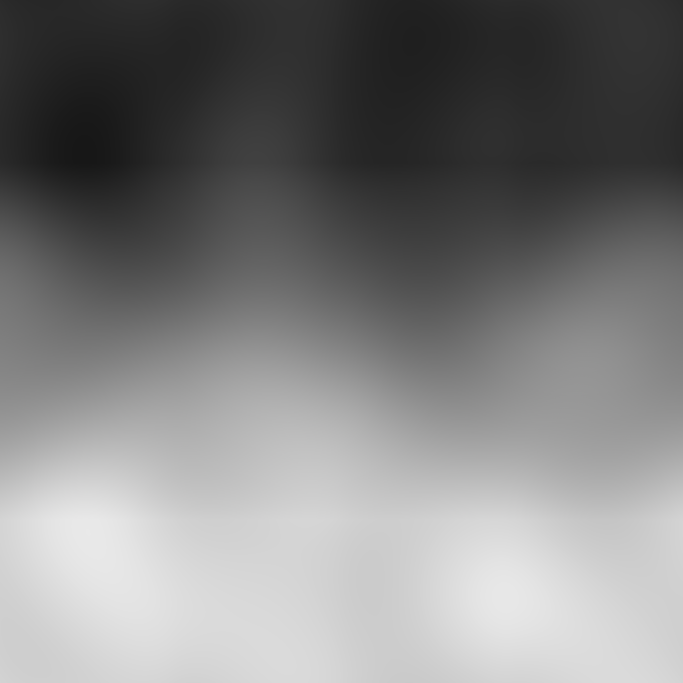
#> input picture Generation test/temperature.png, 2048 x 2048 px (shown at 1/3 size)
$ python Generation.py
#> lines starting #> are read from the running program, lines starting #| are printed output that depends on the picture
#!/usr/bin/env python3
"""
World Biome Generator - temperature-gated lookup tables
=========================================================

Step 1: classify every pixel of the world into a temperature band
        (cold / temperate / hot) from a grayscale temperature map.
Step 2: for each pixel, look up its biome color in that band's lookup
        texture, using height as the X axis and wetness as the Y axis.

World input images (grayscale, all describing the same world - sizes may
differ, they'll be resized to match the temperature map):
    height.png        black (0.0) = flat            -> white (1.0) = mountains
    wetness.png       black (0.0) = dry              -> white (1.0) = wettest
    temperature.png   black (0.0) = cold             -> white (1.0) = hot

Lookup textures (one per temperature band - can be any size, e.g. 64x64.
X axis = height, Y axis = wetness):
    cold_biomes.png / temperate_biomes.png / hot_biomes.png
    Column 0 (left)  = height 0.0 (flat)      Column -1 (right) = height 1.0 (mountains)
    Row 0 (top)      = wetness 1.0 (wettest)  Row -1 (bottom)   = wetness 0.0 (driest)
    (pass --wet-at-bottom if you'd rather paint your textures the other way up)

Usage:
    python world_generator.py \
        --height height.png --wetness wetness.png --temperature temperature.png \
        --cold cold_biomes.png --temperate temperate_biomes.png --hot hot_biomes.png \
        --output world.png
"""

import numpy as np
from PIL import Image


def load_gray01(path, size=None):
    """Load an image as grayscale, normalized to 0.0-1.0, optionally resized."""
    img = Image.open(path).convert("L")
    if size is not None and img.size != size:
        img = img.resize(size, Image.BILINEAR)
    return np.asarray(img, dtype=np.float32) / 255.0


def load_rgb(path):
    return np.asarray(Image.open(path).convert("RGB"), dtype=np.uint8)


def classify_temperature(temperature, cold_max, hot_min):
    """Return an array of 0=cold, 1=temperate, 2=hot for each pixel."""
    band = np.ones(temperature.shape, dtype=np.uint8)
    band[temperature <= cold_max] = 0
    band[temperature >= hot_min] = 2
    return band


# [17 lines left out: function sample_lookup, not called in this run]


BIOME_COLORS = {
    "ocean":           (39,  85, 191),
    "cold_ocean":      (31,  31, 191),
    "warm_ocean":      (83, 160, 191),
    "snowy_mountains": (235, 235, 240),
    "mountains":       (130, 130, 140),
    "tundra":          (170, 190, 210),
    "taiga":           (60, 100,  70),
    "glacier":         (180, 250, 250),
    "desert":          (224, 218, 168),
    "savanna":         (100, 116,  30),
    "jungle":          (70, 150,  30),
    "plains":          (80, 185,  70),
    "forest":          (0, 100,  10),
    "swamp":           (110, 88,  70),
    "mesa":            (168, 96,   0),
    "cursed_forest":     (80,  20,  20),
    "evil_tundra":     (80,  40,  80),
    "evil_hills":      (70,  50,  40),
    "evil_desert":     (110, 50,  20),
    "evil_plains":     (100, 30,  30),
    "magic_forest":    (40, 180, 120),
    "sacred_tundra":   (220, 122, 255),
    "magical_hills":   (150, 100, 220),
    "holy_desert":     (245, 220, 100),
    "holy_plains":     (86, 229, 250)
}

COLOR_TO_BIOME = {
    color: biome
    for biome, color in BIOME_COLORS.items()
}


# [40 lines left out: function apply_evil, not called in this run]


def generate_world(height_path, wetness_path, temperature_path, evil_path,
                    cold_path, temperate_path, hot_path,
                    output_path, cold_max=1 / 3, hot_min=2 / 3,
                    evil_good_max=0.3, evil_bad_min=0.6,
                    wet_at_bottom=False):

    # Temperature map defines the reference world size; height/wetness are
    # resized to match if they don't already.
#> called with height_path = 'height.png', wetness_path = 'wetness.png', temperature_path = 'temperature.png', evil_path = 'evil.png', cold_path = 'cold_biomes.png', temperate_path = 'temperate_biomes.png', hot_path = 'hot_biomes.png', output_path = 'world.png'
    temperature_img = Image.open(temperature_path).convert("L")
    size = temperature_img.size
#> size = (2048, 2048)

    temperature = np.asarray(temperature_img, dtype=np.float32) / 255.0
    height = load_gray01(height_path, size)
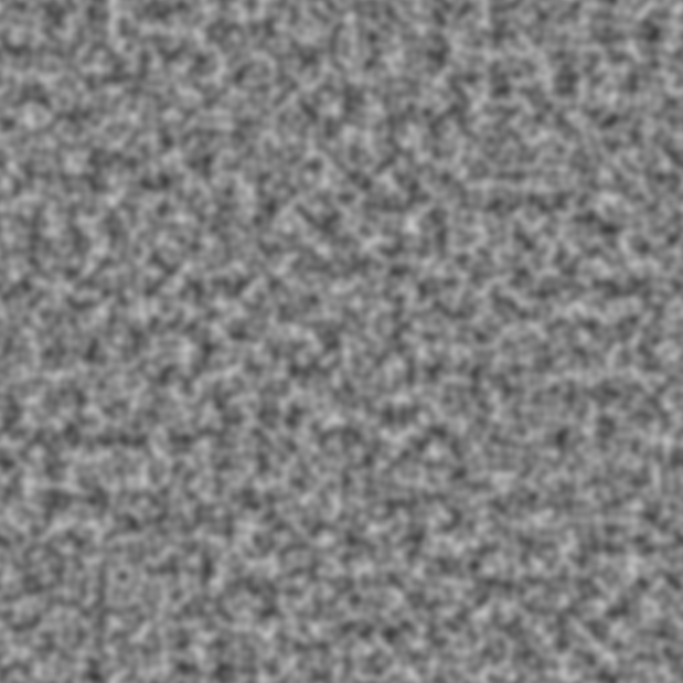
#> input picture Generation test/height.png, 2048 x 2048 px (shown at 1/3 size)
    wetness = load_gray01(wetness_path, size)
#> call 2 of load_gray01, with path = 'wetness.png', size = (2048, 2048)
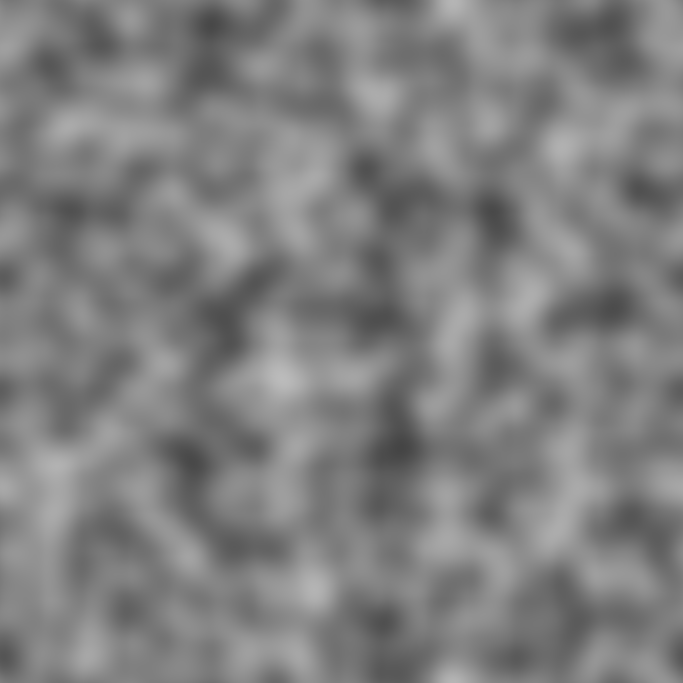
#> input picture Generation test/wetness.png, 2048 x 2048 px (shown at 1/3 size)
    evil = load_gray01(evil_path, size)
#> call 3 of load_gray01, with path = 'evil.png', size = (2048, 2048)
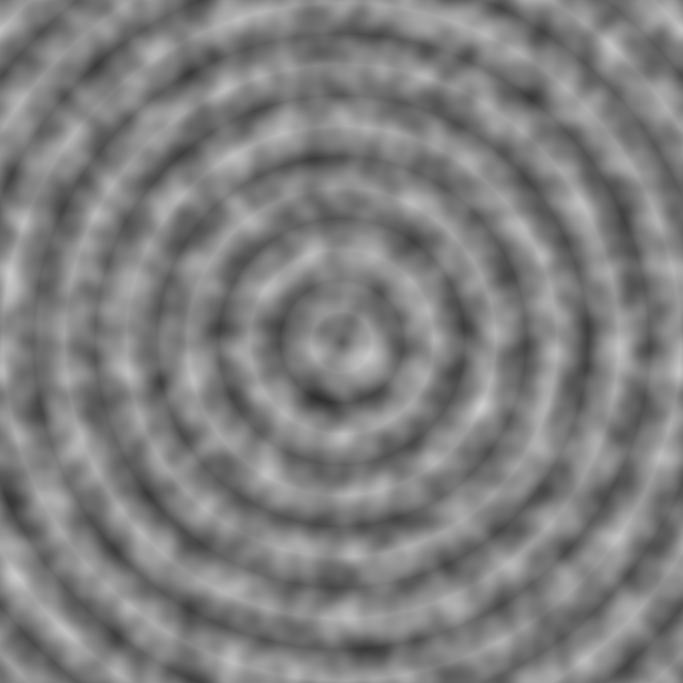
#> input picture Generation test/evil.png, 2048 x 2048 px (shown at 1/3 size)

    band = classify_temperature(temperature, cold_max, hot_min)
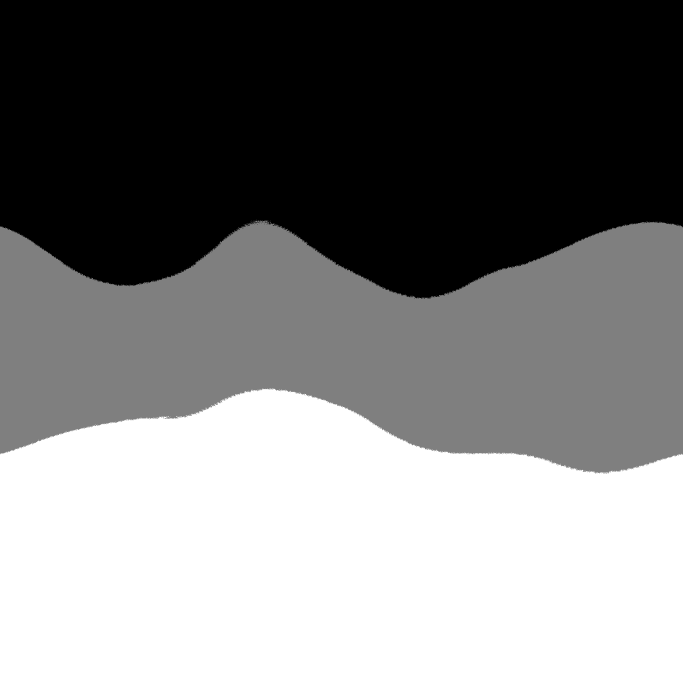
#> band: shape (2048, 2048) (shown at 1/3 size); min 0, max 2, mean 0.986; drawn with min black and max white

    lookups = {
        0: load_rgb(cold_path),
        1: load_rgb(temperate_path),
        2: load_rgb(hot_path),
    }

    h, w = temperature.shape
    world_rgb = np.zeros((h, w, 3), dtype=np.uint8)

    counts = {}
    for band_id, name in ((0, "cold"), (1, "temperate"), (2, "hot")):
        mask = band == band_id
        if not mask.any():
            continue

        colors = sample_lookup(
            lookups[band_id],
            height[mask],
            wetness[mask],
            wet_at_bottom
        )

        evil_values = evil[mask]

        for i, color in enumerate(colors):
            biome = COLOR_TO_BIOME.get(tuple(color))

            if biome is None:
                continue

            biome = apply_evil(
                biome,
                evil_values[i],
                evil_good_max,
                evil_bad_min
            )

            colors[i] = BIOME_COLORS[biome]

        world_rgb[mask] = colors
        counts[name] = int(mask.sum())

    Image.fromarray(world_rgb, "RGB").save(output_path)

    total = h * w
    print(f"Saved world map to {output_path}  ({w}x{h})")
    print("Temperature band distribution:")
    for name, n in counts.items():
        print(f"  {name:<10} {n / total * 100:5.1f}%")


def main():
    # --- Edit these paths / settings directly instead of passing CLI args ---
    height_path = "height.png"
    wetness_path = "wetness.png"
    temperature_path = "temperature.png"

    cold_path = "cold_biomes.png"
    temperate_path = "temperate_biomes.png"
    hot_path = "hot_biomes.png"

    evil_path = "evil.png"

    output_path = "world.png"

    cold_max = 1 / 3
    hot_min = 2 / 3
    evil_good_max = 0.34
    evil_bad_min = 0.64

    wet_at_bottom = False
    # --------------------------------------------------------------------

    generate_world(
        height_path,
        wetness_path,
        temperature_path,
        evil_path,
        cold_path,
        temperate_path,
        hot_path,
        output_path,
        cold_max,
        hot_min,
        evil_good_max,
        evil_bad_min,
        wet_at_bottom
    )


if __name__ == "__main__":
#> (the run stopped early here; a loop or call above may not have finished)
